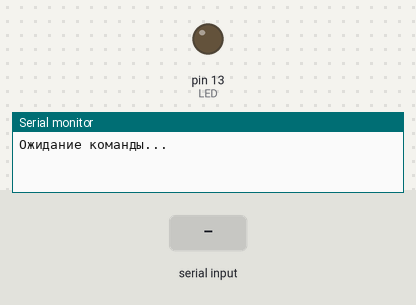
Bench run of a sketch on a simulated Arduino Uno, built with avr-gcc and run on an emulated ATmega328P. Shown: output pins drawn as LEDs (lit = HIGH), the last lines printed to the serial monitor. The test bench sets the inputs (shaded band).

Above: at 1.2 s.
1.3 s: "u" received over the second serial link
At 2.0 s:
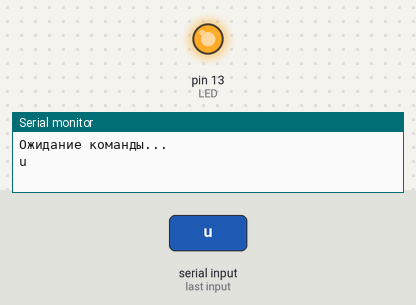
3.8 s: "d" received over the second serial link
At 5.1 s:
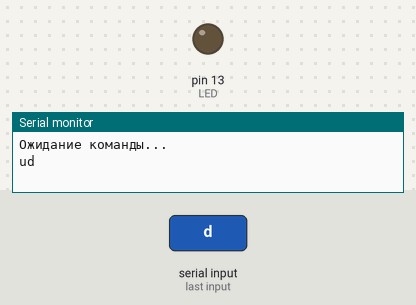
Timing chart, 0 to 6.8 s (numbered marks = the images above; inputs shaded):
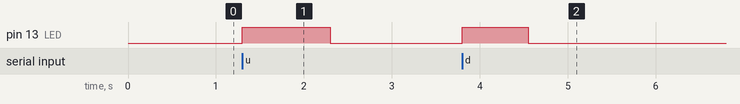

Measured:
- after the input at 1.3 s, pin 13 (LED): LOW → HIGH at once, → LOW 1.0 s later
- after the input at 3.8 s, pin 13 (LED): LOW → HIGH at once, → LOW 0.75 s later

The sketch:

bltPult.ino
```cpp
// d = down
// u = up
// r = right
// l = left
// w = weapon
// s = start
// Обозначения для приложения пульта

#include <SoftwareSerial.h>

SoftwareSerial Bluetooth(10, 9); // RX, TX

int val; // переменная для приема команды
int LED = 13;


void setup(){
  Bluetooth.begin(9600);
  Bluetooth.println("Ожидание команды...");
  Serial.begin(9600);
  Serial.println("Ожидание команды...");
  pinMode(13, OUTPUT);
}

void loop(){
  if (Bluetooth.available()){ // проверка наличия команд
    val = Bluetooth.read(); // чтение команды
    Serial.write(val);
    if (val == 'u') { // проверка команды
        digitalWrite(LED, HIGH);
        delay(1000);
        digitalWrite(LED, LOW);
        Bluetooth.println("up");
      }

    else if (val == 'd') {
      digitalWrite(LED, HIGH);
      delay(750);
      digitalWrite(LED, LOW);
      delay(750);
      Bluetooth.println("down");
    }

    else if (val == 'r') {
      Bluetooth.println("right");
    }
    else if (val == 'l') {
      Bluetooth.println("left");
    }
    else if (val == 'w') {
      Bluetooth.println("FIRE!!!");
    }
  }
}
```
